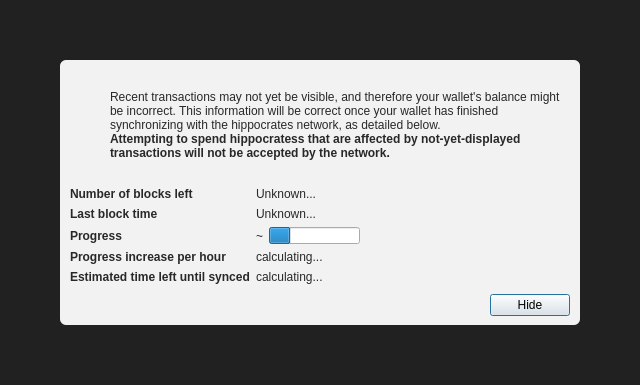
<?xml version="1.0" encoding="UTF-8"?>
<ui version="4.0">
 <class>ModalOverlay</class>
 <widget class="ModalOverlay" name="ModalOverlay">
  <property name="geometry">
   <rect>
    <x>0</x>
    <y>0</y>
    <width>640</width>
    <height>385</height>
   </rect>
  </property>
  <property name="windowTitle">
   <string>Form</string>
  </property>
  <layout class="QVBoxLayout" name="verticalLayout" stretch="0">
   <property name="sizeConstraint">
    <enum>QLayout::SetDefaultConstraint</enum>
   </property>
   <property name="leftMargin">
    <number>0</number>
   </property>
   <property name="topMargin">
    <number>0</number>
   </property>
   <property name="rightMargin">
    <number>0</number>
   </property>
   <property name="bottomMargin">
    <number>0</number>
   </property>
   <item>
    <widget class="QWidget" name="bgWidget" native="true">
     <property name="styleSheet">
      <string notr="true">#bgWidget { background: rgba(0,0,0,220); }</string>
     </property>
     <layout class="QVBoxLayout" name="verticalLayoutMain" stretch="1">
      <property name="leftMargin">
       <number>60</number>
      </property>
      <property name="topMargin">
       <number>60</number>
      </property>
      <property name="rightMargin">
       <number>60</number>
      </property>
      <property name="bottomMargin">
       <number>60</number>
      </property>
      <item>
       <widget class="QWidget" name="contentWidget" native="true">
        <property name="styleSheet">
         <string notr="true">#contentWidget { background: rgba(255,255,255,240); border-radius: 6px; }

QLabel { color: rgb(40,40,40);  }</string>
        </property>
        <layout class="QVBoxLayout" name="verticalLayoutSub" stretch="1,0,0,0">
         <property name="spacing">
          <number>0</number>
         </property>
         <property name="leftMargin">
          <number>10</number>
         </property>
         <property name="topMargin">
          <number>10</number>
         </property>
         <property name="rightMargin">
          <number>10</number>
         </property>
         <property name="bottomMargin">
          <number>10</number>
         </property>
         <item>
          <layout class="QHBoxLayout" name="horizontalLayoutIconText" stretch="0,1">
           <property name="topMargin">
            <number>20</number>
           </property>
           <item>
            <layout class="QVBoxLayout" name="verticalLayoutIcon">
             <property name="leftMargin">
              <number>0</number>
             </property>
             <item>
              <widget class="QPushButton" name="warningIcon">
               <property name="enabled">
                <bool>false</bool>
               </property>
               <property name="text">
                <string/>
               </property>
               <property name="icon">
                <iconset>
                 <normaloff>:/icons/warning</normaloff>
                 <disabledoff>:/icons/warning</disabledoff>:/icons/warning</iconset>
               </property>
               <property name="iconSize">
                <size>
                 <width>48</width>
                 <height>48</height>
                </size>
               </property>
               <property name="flat">
                <bool>true</bool>
               </property>
              </widget>
             </item>
             <item>
              <spacer name="verticalSpacerWarningIcon">
               <property name="orientation">
                <enum>Qt::Vertical</enum>
               </property>
               <property name="sizeHint" stdset="0">
                <size>
                 <width>20</width>
                 <height>40</height>
                </size>
               </property>
              </spacer>
             </item>
            </layout>
           </item>
           <item>
            <layout class="QVBoxLayout" name="verticalLayoutInfoText">
             <property name="leftMargin">
              <number>0</number>
             </property>
             <property name="topMargin">
              <number>0</number>
             </property>
             <item>
              <widget class="QLabel" name="infoText">
               <property name="text">
                <string>Recent transactions may not yet be visible, and therefore your wallet's balance might be incorrect. This information will be correct once your wallet has finished synchronizing with the hippocrates network, as detailed below.</string>
               </property>
               <property name="textFormat">
                <enum>Qt::RichText</enum>
               </property>
               <property name="wordWrap">
                <bool>true</bool>
               </property>
              </widget>
             </item>
             <item>
              <widget class="QLabel" name="infoTextStrong">
               <property name="font">
                <font>
                 <weight>75</weight>
                 <bold>true</bold>
                </font>
               </property>
               <property name="text">
                <string>Attempting to spend hippocratess that are affected by not-yet-displayed transactions will not be accepted by the network.</string>
               </property>
               <property name="textFormat">
                <enum>Qt::RichText</enum>
               </property>
               <property name="wordWrap">
                <bool>true</bool>
               </property>
              </widget>
             </item>
             <item>
              <spacer name="verticalSpacerInTextSpace">
               <property name="orientation">
                <enum>Qt::Vertical</enum>
               </property>
               <property name="sizeHint" stdset="0">
                <size>
                 <width>20</width>
                 <height>40</height>
                </size>
               </property>
              </spacer>
             </item>
            </layout>
           </item>
          </layout>
         </item>
         <item>
          <spacer name="verticalSpacerAfterText">
           <property name="orientation">
            <enum>Qt::Vertical</enum>
           </property>
           <property name="sizeHint" stdset="0">
            <size>
             <width>20</width>
             <height>40</height>
            </size>
           </property>
          </spacer>
         </item>
         <item>
          <layout class="QFormLayout" name="formLayout">
           <property name="fieldGrowthPolicy">
            <enum>QFormLayout::FieldsStayAtSizeHint</enum>
           </property>
           <property name="horizontalSpacing">
            <number>6</number>
           </property>
           <property name="verticalSpacing">
            <number>6</number>
           </property>
           <property name="topMargin">
            <number>10</number>
           </property>
           <item row="0" column="0">
            <widget class="QLabel" name="labelNumberOfBlocksLeft">
             <property name="font">
              <font>
               <weight>75</weight>
               <bold>true</bold>
              </font>
             </property>
             <property name="text">
              <string>Number of blocks left</string>
             </property>
            </widget>
           </item>
           <item row="0" column="1">
            <widget class="QLabel" name="numberOfBlocksLeft">
             <property name="text">
              <string>Unknown...</string>
             </property>
            </widget>
           </item>
           <item row="1" column="0">
            <widget class="QLabel" name="labelLastBlockTime">
             <property name="font">
              <font>
               <weight>75</weight>
               <bold>true</bold>
              </font>
             </property>
             <property name="text">
              <string>Last block time</string>
             </property>
            </widget>
           </item>
           <item row="1" column="1">
            <widget class="QLabel" name="newestBlockDate">
             <property name="sizePolicy">
              <sizepolicy hsizetype="Maximum" vsizetype="Preferred">
               <horstretch>0</horstretch>
               <verstretch>0</verstretch>
              </sizepolicy>
             </property>
             <property name="text">
              <string>Unknown...</string>
             </property>
            </widget>
           </item>
           <item row="2" column="0">
            <widget class="QLabel" name="labelSyncDone">
             <property name="font">
              <font>
               <weight>75</weight>
               <bold>true</bold>
              </font>
             </property>
             <property name="text">
              <string>Progress</string>
             </property>
            </widget>
           </item>
           <item row="2" column="1">
            <layout class="QHBoxLayout" name="horizontalLayoutSync" stretch="0,1">
             <item>
              <widget class="QLabel" name="percentageProgress">
               <property name="text">
                <string notr="true">~</string>
               </property>
              </widget>
             </item>
             <item>
              <widget class="QProgressBar" name="progressBar">
               <property name="value">
                <number>24</number>
               </property>
               <property name="format">
                <string/>
               </property>
              </widget>
             </item>
            </layout>
           </item>
           <item row="4" column="0">
            <widget class="QLabel" name="labelProgressIncrease">
             <property name="font">
              <font>
               <weight>75</weight>
               <bold>true</bold>
              </font>
             </property>
             <property name="text">
              <string>Progress increase per hour</string>
             </property>
            </widget>
           </item>
           <item row="4" column="1">
            <widget class="QLabel" name="progressIncreasePerH">
             <property name="text">
              <string>calculating...</string>
             </property>
            </widget>
           </item>
           <item row="5" column="0">
            <widget class="QLabel" name="labelEstimatedTimeLeft">
             <property name="font">
              <font>
               <weight>75</weight>
               <bold>true</bold>
              </font>
             </property>
             <property name="text">
              <string>Estimated time left until synced</string>
             </property>
            </widget>
           </item>
           <item row="5" column="1">
            <widget class="QLabel" name="expectedTimeLeft">
             <property name="text">
              <string>calculating...</string>
             </property>
            </widget>
           </item>
          </layout>
         </item>
         <item>
          <layout class="QHBoxLayout" name="horizontalLayoutButtons">
           <property name="leftMargin">
            <number>10</number>
           </property>
           <property name="topMargin">
            <number>10</number>
           </property>
           <item>
            <spacer name="horizontalSpacer">
             <property name="orientation">
              <enum>Qt::Horizontal</enum>
             </property>
             <property name="sizeHint" stdset="0">
              <size>
               <width>40</width>
               <height>20</height>
              </size>
             </property>
            </spacer>
           </item>
           <item>
            <widget class="QPushButton" name="closeButton">
             <property name="text">
              <string>Hide</string>
             </property>
             <property name="focusPolicy">
              <enum>Qt::StrongFocus</enum>
             </property>
             <property name="default">
              <bool>true</bool>
             </property>
            </widget>
           </item>
          </layout>
         </item>
        </layout>
       </widget>
      </item>
     </layout>
    </widget>
   </item>
  </layout>
 </widget>
 <customwidgets>
  <customwidget>
   <class>ModalOverlay</class>
   <extends>QWidget</extends>
   <header>qt/modaloverlay.h</header>
   <container>1</container>
  </customwidget>
 </customwidgets>
 <resources/>
 <connections/>
</ui>
